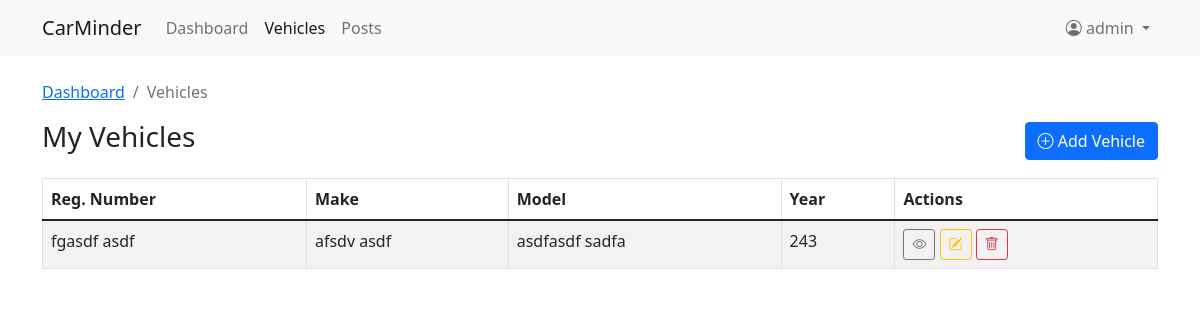
The app's page /vehicles/ (signed in), older data.
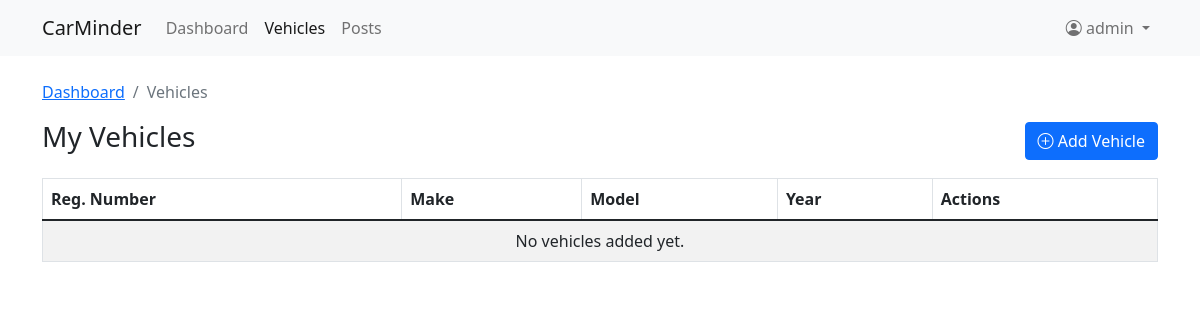
The same page, newer data.
### vehicles/models.py (models this page shows, shortened)
class Vehicle(models.Model):
    owner = models.ForeignKey(
        User,
        on_delete=models.CASCADE,
        related_name="vehicles",
        verbose_name="Owner",
        help_text="User who added this vehicle.",
    )
    reg_number = models.CharField(
        "Registration Number",
        max_length=12,
        unique=True,
        db_index=True,
        help_text="UK-style plate, e.g. AB12CDE.",
    )
    make = models.CharField(
        "Make", max_length=64, help_text="Manufacturer, e.g. Ford, Toyota."
    )
    model = models.CharField(
        "Model", max_length=64, help_text="Model name or number, e.g. Fiesta."
    )
    year = models.PositiveIntegerField(
        "Year of Manufacture", help_text="Four-digit year, e.g. 2018."
    )
    vin = models.CharField(
        "Vehicle VIN",
        max_length=17,
        blank=True,
        null=True,
        help_text="17-character Vehicle Identification Number.",
    )
    photo = models.ImageField(
        "Photo",
        upload_to="vehicles/photos/%Y/%m/",
        blank=True,
        help_text="Optional vehicle image.",
    )
    share_uuid = models.UUIDField(
        default=uuid.uuid4,
        editable=False,
        unique=True,
        help_text="Unique token for sharing this vehicle via a link.",
    )
    added_at = models.DateTimeField(auto_now_add=True)
    updated_at = models.DateTimeField(auto_now=True)
    class Meta:
        verbose_name = "Vehicle"
        verbose_name_plural = "Vehicles"
        ordering = ["-added_at"]
        indexes = [
            models.Index(fields=["owner", "reg_number"]),
        ]

### vehicles/views.py (the view)
# urls.py: path("", views.VehicleListView.as_view(), name="vehicle-list"),
class VehicleListView(LoginRequiredMixin, ListView):
    login_url = "/auth/login/"
    model = Vehicle
    template_name = "vehicles/vehicle_list.html"
    context_object_name = "vehicles"
    def get_queryset(self):
        return Vehicle.objects.filter(owner=self.request.user)

### carminder/context_processors.py (called while the page is built)
def company_name(request):
    return {"COMPANY_NAME": settings.COMPANY_NAME}

### templates/vehicles/vehicle_list.html
{% extends 'base.html' %} {% block title %}My Vehicles{% endblock %} {% block content %}
<nav aria-label="breadcrumb">
    <ol class="breadcrumb">
        <li class="breadcrumb-item"><a href="{% url 'dashboard' %}">Dashboard</a></li>
        <li class="breadcrumb-item active" aria-current="page">Vehicles</li>
    </ol>
</nav>
<div class="d-flex justify-content-between align-items-center mb-3">
    <h3>My Vehicles</h3>
    <a href="{% url 'vehicle-add' %}" class="btn btn-primary"> <i class="bi bi-plus-circle"></i> Add Vehicle </a>
</div>
<div class="table-responsive">
    <table class="table table-striped table-bordered">
        <thead>
            <tr>
                <th>Reg. Number</th>
                <th>Make</th>
                <th>Model</th>
                <th>Year</th>
                <th>Actions</th>
            </tr>
        </thead>
        <tbody>
            {% for vehicle in vehicles %}
            <tr>
                <td>{{ vehicle.reg_number }}</td>
                <td>{{ vehicle.make }}</td>
                <td>{{ vehicle.model }}</td>
                <td>{{ vehicle.year }}</td>
                <td>
                    <a href="{% url 'vehicle-detail' vehicle.pk %}" class="btn btn-sm btn-outline-secondary">
                        <i class="bi bi-eye"></i>
                    </a>
                    <a href="{% url 'vehicle-edit' vehicle.pk %}" class="btn btn-sm btn-outline-warning">
                        <i class="bi bi-pencil-square"></i>
                    </a>
                    <a href="{% url 'vehicle-delete' vehicle.pk %}" class="btn btn-sm btn-outline-danger">
                        <i class="bi bi-trash"></i>
                    </a>
                </td>
            </tr>
            {% empty %}
            <tr>
                <td colspan="5" class="text-center">No vehicles added yet.</td>
            </tr>
            {% endfor %}
        </tbody>
    </table>
</div>
{% endblock %}

Row changes from the older to the newer data that the page shows:
removed Vehicle: reg_number "fgasdf asdf", make "afsdv asdf", model "asdfasdf sadfa", year "243"
Text that changed along with them:
text now shown: "No vehicles added yet."
